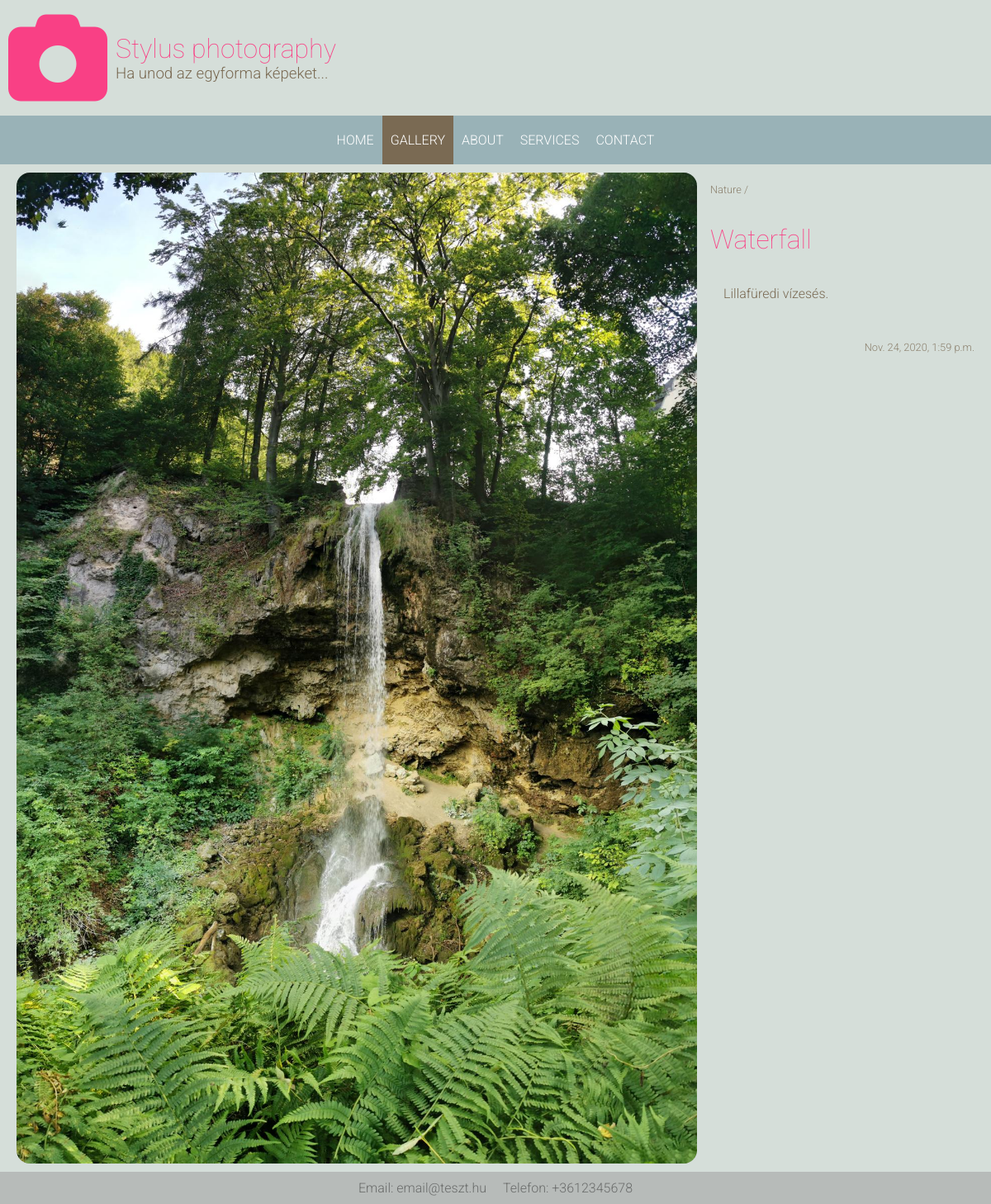
Screenshot of /gallery/waterfall/ with the database file from the repository.
### pages/models.py (models this page shows, shortened)
class SiteInfo(models.Model):
    site_name = models.CharField("Oldalnév", max_length=200)                # kötelezően kitöltendő mező
    image = models.ImageField("Logo", upload_to="logo", blank=True)    # megadom a kép nevét és a mentés helyét...
    subtitle = models.CharField("Alcím", max_length=200)                    # kötelezően kitöltendő mező
    email = models.EmailField("Email", max_length=200, blank=True)          # opcionálisan kitöltendő mező
    phone = models.CharField("Telefon", max_length=200, blank=True)         # opcionálisan kitöltendő mező
    class Meta:
        verbose_name_plural = "Oldal adatok"                                # admin felületen a PAGES részben lévő adat neve ( lényegében a jelen osztály nevét írjuk így felül megjelenítéskor)

### gallery/models.py (models this page shows, shortened)
class Photo(models.Model):
    category = models.ForeignKey(Category, on_delete=models.CASCADE)
    title = models.CharField("Cím", max_length=200)
    image = models.ImageField("Kép", upload_to="photos")
    description = models.TextField("Leírás", max_length=2000)
    uploaded = models.DateTimeField(auto_now_add=True)
    slug = models.SlugField(max_length=200, blank=True, editable=False)
    class Meta:
        verbose_name_plural = "Fotók"

class Category(models.Model):
    title = models.CharField("Kategória név", max_length=200)
    class Meta:
        verbose_name_plural = "Kategóriák"
    def __str__(self):
        return self.title

### gallery/views.py (the view)
# urls.py: path('<str:slug>/', PhotoDetailView.as_view(), name="photo_details")
class PhotoDetailView(DetailView):
    model = Photo
    template_name = "gallery/photo_details.html"
    context_object_name = "photo"

### pages/context_processors.py (called while the page is built)
def global_context(request):
    site_infos = SiteInfo.objects.all()
    if not site_infos:
        return {}
    return {
        "site_name": site_infos[0].site_name,
        "logo": site_infos[0].image,
        "site_subtitle": site_infos[0].subtitle,
        "email": site_infos[0].email,
        "phone": site_infos[0].phone,
    }

### templates/gallery/photo_details.html (shortened to what this page needs)
{% extends '_base.html' %}
{% block content %}
    <div class="details_layout">
        <img src="{{ photo.image.url }}" alt="" class="detail_photo">
        <div class="photo_description_layout">
            <p class="photo_category">{{ photo.category }} /</p>
            <h1>{{ photo.title }}</h1>
            <p class="photo_description">{{ photo.description }}</p>
            <br>
            <p class="photo_date">{{ photo.uploaded }}</p>
        </div>
    </div>
{% endblock content %}

### templates/_base.html (shortened to what this page needs)
{% load static %}
<!DOCTYPE html>
<html lang="en">
<head>
    <link rel="stylesheet" href="{% static '/css/main.css' %}">
    <link rel="stylesheet" href="{% static '/css/mobile.css' %}">
</head>
<body>
    <div class="site_header_layout">
        <i class="fas fa-camera site-logo"></i>
        <div>
            <h1 style="margin: 0">{{ site_name }}</h1>
            <h3>{{ site_subtitle }}</h3>
        </div>
    </div>
    {% include '_navbar.html' %}
<div class="content_container">
    {% block content %}
    {% endblock content %}
</div>
    <div class="site_footer_layout">
        <p>Email: {{ email }}</p>
        <p>Telefon: {{ phone }}</p>
    </div>
</body>
</html>

### static_dev/css/main.css (style rules this page uses)
body { background-color: #D5DED9; color: #7A6A53; font-family: 'Roboto', sans-serif; font-weight: 300; margin: 0; }
h1, h2, h3 { font-weight: 100; }
h1 { color: #f94085; }
h3 { margin: 0px; font-weight: 300; }
.site-logo { color: #f94085; font-size: 120px; margin: 10px; }
.site_header_layout { display: flex; align-items: center; }
.site_footer_layout { display: flex; justify-content: center; background-color: #b7bbb9; color: #6a6c6b; }
.site_footer_layout p { margin: 10px; }
.content_container { margin-right: 20px; margin-left: 20px; margin-bottom: 10px; margin-top: 10px; }

### static_dev/css/photo_details.css (style rules this page uses)
.details_layout { display: grid; grid-gap: 1em; grid-template-columns: auto 20em; }
.detail_photo { width: 100%; border-radius: 1em; }
.photo_description { margin-left: 1em }
.photo_description_layout { display: flex; flex-direction: column; }
.photo_date { align-self: flex-end; font-size: 0.8em; opacity: 0.8; }
.photo_category { font-size: 0.8em; opacity: 0.8; }

### rows the page displays
SiteInfo: site_name "Stylus photography", subtitle "Ha unod az egyforma képeket...", email "email@teszt.hu", phone "+3612345678"
Photo: image (picture), category "Nature", title "Waterfall", description "Lillafüredi vízesés.", uploaded "Nov. 24, 2020, 1:59 p.m."
